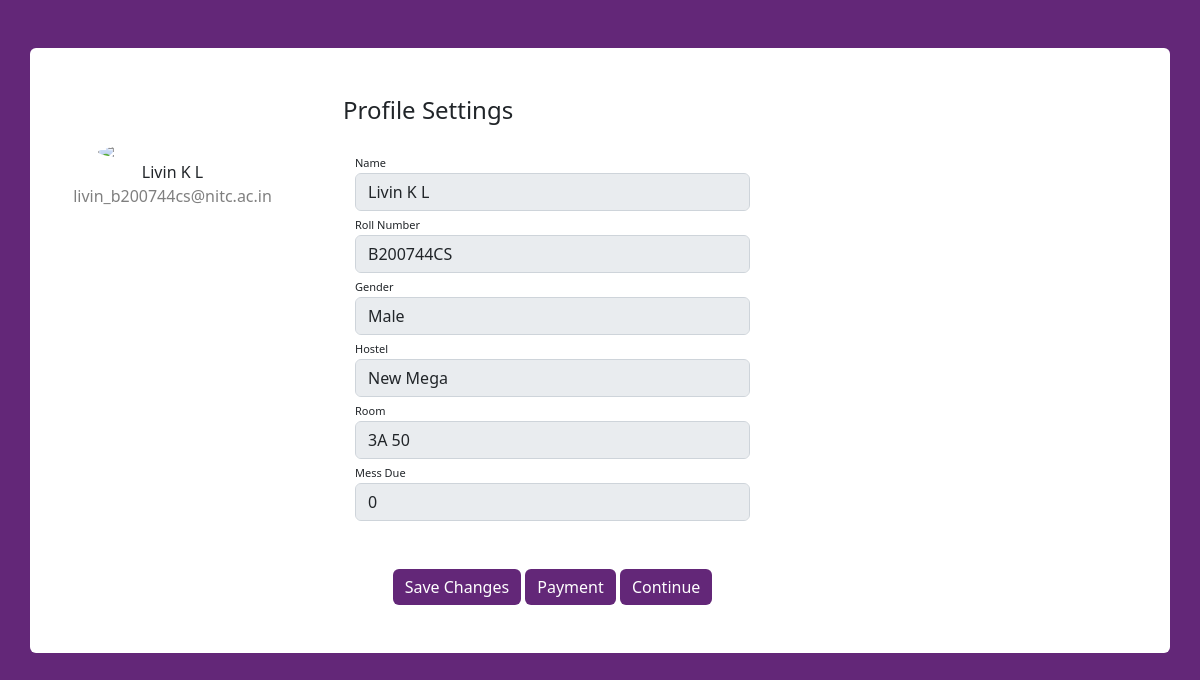
Screenshot of /B200744CS/profile with the database file from the repository.
### tables this page shows
CREATE TABLE student (
id integer primary key autoincrement,
username text not null,
name text not null,
pwd text not null,
gender text,
hostel text,
room text,
mess text,
due integer);

### mess.py (the view)
@app.route('/<username>/profile',methods=('GET','POST'))
def show_profile(username):
	user = get_post_student(username)
	name=user['name']
	fname=name.split()
	email=fname[0].lower()+'_'+username.lower()+'@nitc.ac.in'
	if request.method == 'POST':
		if request.form['action'] == 'continue':
			return redirect(url_for('mess_preference',username=username))
	return render_template('show_profile.html',user=user,email=email)

### mess.py (called while the page is built)
def connect_db():
	conn=sqlite3.connect('database.db')
	conn.row_factory=sqlite3.Row
	return conn

def get_post_student(username):
	conn=connect_db()
	post=conn.execute('SELECT * FROM student where username = ?',(username,)).fetchone()
	conn.close()
	if post is None:
		abort(404)
	return post

### templates/show_profile.html (shortened to what this page needs)
<!DOCTYPE html>
<html lang="en" dir="ltr">
<head>
</head>
<link href="https://cdn.jsdelivr.net/npm/bootstrap@5.2.0-beta1/dist/css/bootstrap.min.css" rel="stylesheet">
<link rel="stylesheet" href="{{ url_for('static', filename='css/profile_style.css') }}">
<body>
  <div class="container rounded bg-white mt-5 mb-5">
    <div class="row">
      <div class="col-md-3 border-right">
        <div class="d-flex flex-column align-items-center text-center p-3 py-5"><img class="rounded-circle mt-5" width="150px"
            src="https://st3.depositphotos.com/15648834/17930/v/600/depositphotos_179308454-stock-illustration-unknown-person-silhouette-glasses-profile.jpg">
            <span class="font-weight-bold">{{ user['name'] }}</span>
            <span class="text-black-50">{{ email }}</span>
        </div>
      </div>
      <div class="col-md-5 border-right">
        <div class="p-3 py-5">
          <div class="d-flex justify-content-between align-items-center mb-3">
            <h4 class="text-right">Profile Settings</h4>
          </div>
          <form method=post>
            <div class="container">
                  <div class="row mt-3">
            <div class="col-md-12"><label class="labels">Name</label><input type="text" class="form-control" placeholder="Enter Name" value="{{ user['name'] }}" disabled></div>
            <div class="col-md-12"><label class="labels">Roll Number</label><input type="text" class="form-control" placeholder="Enter Roll Number" value="{{ user['username'] }}" disabled></div>
            <div class="col-md-12"><label for="gender" class="labels">Gender</label>
            <input type="text" name="gender" placeholder="Select gender" class="form-control" value="{{ request.form['gender'] or user['gender'] }}" disabled></input></div>
            <div class="col-md-12"><label for="hostel" class="labels">Hostel</label>
            <input type="text" name="hostel" placeholder="Enter Hostel Name" class="form-control" value="{{ request.form['hostel'] or user['hostel'] }}" disabled></input></div>
            <div class="col-md-12"><label for="room" class="labels">Room</label>
            <input type="text" name="room" placeholder="Enter Room no" class="form-control" value="{{ request.form['room'] or user['room'] }}" disabled></input></div>
            <div class="col-md-12"><label class="labels">Mess Due</label><input type="text" class="form-control" placeholder="Enter Mess Dues" value="{{ user['due'] }}" disabled></div>
          </div>
          <div class="mt-5 text-center">
          <button class="btn btn-dark profile-button" type="submit" name="action" value="save">Save Changes</button>
          <button class="btn btn-dark profile-button" type="submit" name="action" value="payment">Payment</button>
          <button class="btn btn-dark profile-button" type="submit" name="action" value="continue">Continue</button>
            </div>
        </form>
          </div>
      </div>
    </div>
  </div>
</body>
</html>

### static/css/profile_style.css (style rules this page uses)
body { background: rgb(99, 39, 120) }
.profile-button { background: rgb(99, 39, 120); box-shadow: none; border: none }
.labels { font-size: 11px }

### rows the page displays
student: name "Livin K L", username "B200744CS", gender "Male", hostel "New Mega", room "3A 50", due "0"

### other values shown
{{ email }} "livin_b200744cs@nitc.ac.in"
